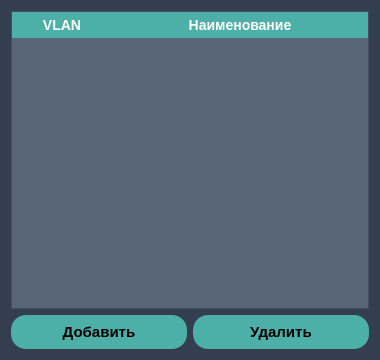
<?xml version="1.0" encoding="UTF-8"?>
<ui version="4.0">
 <class>Form</class>
 <widget class="QWidget" name="Form">
  <property name="geometry">
   <rect>
    <x>0</x>
    <y>0</y>
    <width>380</width>
    <height>360</height>
   </rect>
  </property>
  <property name="sizePolicy">
   <sizepolicy hsizetype="Preferred" vsizetype="Expanding">
    <horstretch>0</horstretch>
    <verstretch>0</verstretch>
   </sizepolicy>
  </property>
  <property name="windowTitle">
   <string>База данных VLAN</string>
  </property>
  <property name="styleSheet">
   <string notr="true">QWidget {
	background-color:#333e50;
}

QPushButton {
	color:black;
	background-color:#4DB0A8;
	border:none;
	border-radius:15px;
	padding:8px 10px;
	font-family:arial;
	font-weight:bold;
	font-size:15px;
}

QPushButton:hover {
	color:white;
	cursor:PointingHand;
}

QTableView {
	color:white;
	background-color:#586578;
	selection-background-color:#4DB0A8;
	selection-color:white;
}

QHeaderView::section {
	border:3px solid #4DB0A8;
	color:white;
	font-size: 14px;
	font-weight:bold;
	background-color:#4DB0A8;
}

QTableView QTableCornerButton::section {
    background: #4DB0A8;
}

QTableView QScrollBar:vertical {
	border:none;
	border-radius:10px;
	width:10px;
}

QTableView QScrollBar::handle:vertical {
	border:1px solid #4DB0A8;
	background-color: #4DB0A8;
	border-radius:5px;
}

QTableView QScrollArea {
	background-color:#586578;
}</string>
  </property>
  <layout class="QVBoxLayout" name="verticalLayout">
   <item>
    <widget class="QTableWidget" name="database">
     <property name="horizontalScrollBarPolicy">
      <enum>Qt::ScrollBarAlwaysOff</enum>
     </property>
     <property name="sizeAdjustPolicy">
      <enum>QAbstractScrollArea::AdjustToContents</enum>
     </property>
     <property name="editTriggers">
      <set>QAbstractItemView::NoEditTriggers</set>
     </property>
     <property name="selectionBehavior">
      <enum>QAbstractItemView::SelectRows</enum>
     </property>
     <property name="textElideMode">
      <enum>Qt::ElideMiddle</enum>
     </property>
     <property name="cornerButtonEnabled">
      <bool>false</bool>
     </property>
     <attribute name="horizontalHeaderCascadingSectionResizes">
      <bool>true</bool>
     </attribute>
     <attribute name="horizontalHeaderStretchLastSection">
      <bool>true</bool>
     </attribute>
     <column>
      <property name="text">
       <string>VLAN</string>
      </property>
     </column>
     <column>
      <property name="text">
       <string>Наименование</string>
      </property>
     </column>
    </widget>
   </item>
   <item>
    <layout class="QHBoxLayout" name="horizontalLayout">
     <item>
      <widget class="QPushButton" name="add">
       <property name="cursor">
        <cursorShape>PointingHandCursor</cursorShape>
       </property>
       <property name="text">
        <string>Добавить</string>
       </property>
      </widget>
     </item>
     <item>
      <widget class="QPushButton" name="remove">
       <property name="cursor">
        <cursorShape>PointingHandCursor</cursorShape>
       </property>
       <property name="text">
        <string>Удалить</string>
       </property>
      </widget>
     </item>
    </layout>
   </item>
  </layout>
 </widget>
 <resources/>
 <connections/>
</ui>
